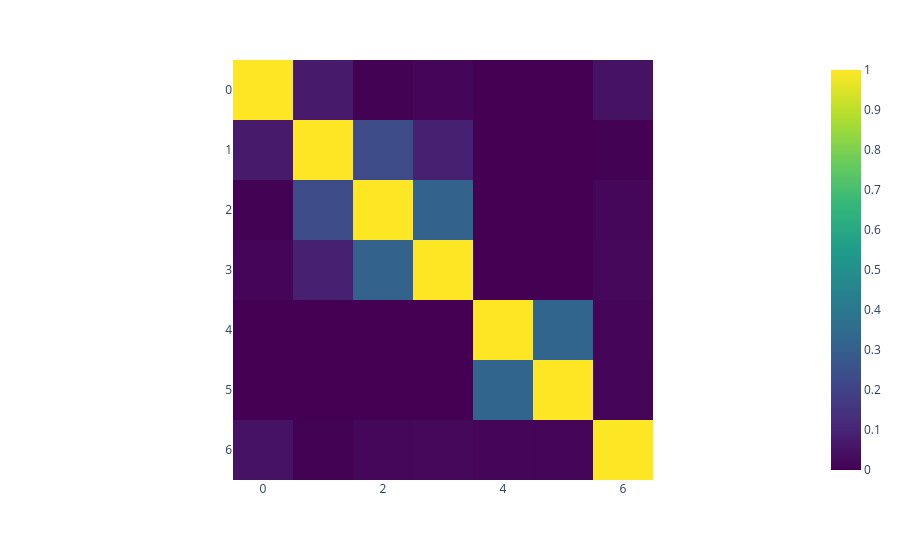

Notebook code cell kept with this figure:
### Markdown cell above
# MAC of the identified modes

### Code cell
# Calculate and plot the global MAC matrix
MAC = np.zeros((n_modes, n_modes))
for i in range(n_modes):
    for j in range(n_modes):
        MAC[i, j] = (np.abs(Phi_id[:, i].conj().T @ Phi_id[:, j]))**2 / ((Phi_id[:, i].conj().T @ Phi_id[:, i]) * (Phi_id[:, j].conj().T @ Phi_id[:, j]))

# Plot the MAC matrix: Check if the off-diagonal elements are close to zero
fig = px.imshow(MAC, color_continuous_scale='Viridis')
fig.show()

### Figure 1 — Plotly figure (JSON) as saved in the notebook; plotly's stock layout.template omitted (floating-point values rounded to 4 significant figures)
{"data": [{"coloraxis": "coloraxis", "hovertemplate": "x: %{x}<br>y: %{y}<br>color: %{z}<extra></extra>", "name": "0", "type": "heatmap", "xaxis": "x", "yaxis": "y", "z": [[1.0, 0.07205, 0.003046, 0.0145, 0.0001422, 0.0003023, 0.0472], [0.07205, 1.0, 0.2282, 0.0904, 0.0001061, 5.131e-05, 0.002147], [0.003046, 0.2282, 1.0, 0.3167, 9.021e-05, 0.0002074, 0.0184], [0.0145, 0.0904, 0.3167, 1.0, 4.103e-05, 0.0002353, 0.01888], [0.0001422, 0.0001061, 9.021e-05, 4.103e-05, 1.0, 0.3224, 0.01553], [0.0003023, 5.131e-05, 0.0002074, 0.0002353, 0.3224, 1.0, 0.01], [0.0472, 0.002147, 0.0184, 0.01888, 0.01553, 0.01, 1.0]]}], "layout": {"coloraxis": {"colorscale": [[0, "#440154"], [0.1111, "#482878"], [0.2222, "#3e4989"], [0.3333, "#31688e"], [0.4444, "#26828e"], [0.5556, "#1f9e89"], [0.6667, "#35b779"], [0.7778, "#6ece58"], [0.8889, "#b5de2b"], [1, "#fde725"]]}, "margin": {"t": 60}, "xaxis": {"anchor": "y", "constrain": "domain", "domain": [0, 1], "scaleanchor": "y"}, "yaxis": {"anchor": "x", "autorange": "reversed", "constrain": "domain", "domain": [0, 1]}}}
